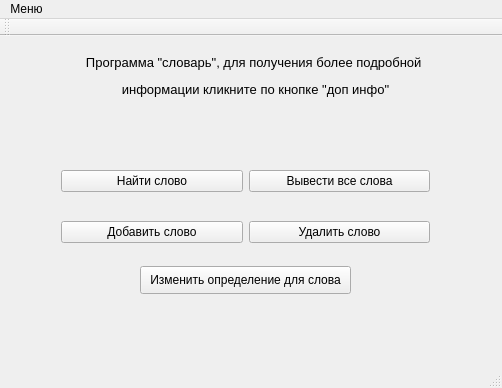
<?xml version="1.0" encoding="UTF-8"?>
<ui version="4.0">
 <class>MainWindow</class>
 <widget class="QMainWindow" name="MainWindow">
  <property name="geometry">
   <rect>
    <x>0</x>
    <y>0</y>
    <width>502</width>
    <height>388</height>
   </rect>
  </property>
  <property name="windowTitle">
   <string>MainWindow</string>
  </property>
  <widget class="QWidget" name="centralWidget">
   <widget class="QWidget" name="gridLayoutWidget">
    <property name="geometry">
     <rect>
      <x>50</x>
      <y>100</y>
      <width>391</width>
      <height>141</height>
     </rect>
    </property>
    <layout class="QGridLayout" name="gridLayout">
     <item row="1" column="1">
      <widget class="QPushButton" name="pushButton_3">
       <property name="text">
        <string>Удалить слово</string>
       </property>
      </widget>
     </item>
     <item row="0" column="0">
      <widget class="QPushButton" name="pushButton_4">
       <property name="text">
        <string>Найти слово</string>
       </property>
      </widget>
     </item>
     <item row="0" column="1">
      <widget class="QPushButton" name="pushButton_2">
       <property name="text">
        <string>Вывести все слова</string>
       </property>
      </widget>
     </item>
     <item row="1" column="0">
      <widget class="QPushButton" name="pushButton">
       <property name="text">
        <string>Добавить слово</string>
       </property>
      </widget>
     </item>
    </layout>
   </widget>
   <widget class="QLabel" name="label">
    <property name="geometry">
     <rect>
      <x>20</x>
      <y>0</y>
      <width>471</width>
      <height>81</height>
     </rect>
    </property>
    <property name="text">
     <string>&lt;html&gt;&lt;head/&gt;&lt;body&gt;&lt;p align=&quot;center&quot;&gt;&lt;span style=&quot; font-size:10pt;&quot;&gt;Программа &amp;quot;словарь&amp;quot;, для получения более подробной &lt;/span&gt;&lt;/p&gt;&lt;p align=&quot;center&quot;&gt;&lt;span style=&quot; font-size:10pt;&quot;&gt;информации кликните по кнопке &amp;quot;доп инфо&amp;quot;&lt;/span&gt;&lt;/p&gt;&lt;/body&gt;&lt;/html&gt;</string>
    </property>
   </widget>
   <widget class="QPushButton" name="pushButton_5">
    <property name="geometry">
     <rect>
      <x>140</x>
      <y>230</y>
      <width>211</width>
      <height>28</height>
     </rect>
    </property>
    <property name="text">
     <string>Изменить определение для слова</string>
    </property>
   </widget>
  </widget>
  <widget class="QMenuBar" name="menuBar">
   <property name="geometry">
    <rect>
     <x>0</x>
     <y>0</y>
     <width>502</width>
     <height>26</height>
    </rect>
   </property>
   <widget class="QMenu" name="menu">
    <property name="title">
     <string>Меню</string>
    </property>
    <addaction name="action"/>
    <addaction name="action_2"/>
    <addaction name="action_4"/>
    <addaction name="action_5"/>
    <addaction name="action_3"/>
   </widget>
   <addaction name="menu"/>
  </widget>
  <widget class="QToolBar" name="mainToolBar">
   <attribute name="toolBarArea">
    <enum>TopToolBarArea</enum>
   </attribute>
   <attribute name="toolBarBreak">
    <bool>false</bool>
   </attribute>
  </widget>
  <widget class="QStatusBar" name="statusBar"/>
  <action name="action">
   <property name="icon">
    <iconset resource="resouce.qrc">
     <normaloff>:/image/img/kisspng-ad-mirabiles-ag-download-manager-computer-icons-co-downloaded-5ae035bfde0db8.5263753315246432639095.jpg</normaloff>:/image/img/kisspng-ad-mirabiles-ag-download-manager-computer-icons-co-downloaded-5ae035bfde0db8.5263753315246432639095.jpg</iconset>
   </property>
   <property name="text">
    <string>загрузить из файла</string>
   </property>
  </action>
  <action name="action_2">
   <property name="icon">
    <iconset resource="resouce.qrc">
     <normaloff>:/image/img/kisspng-ad-mirabiles-ag-download-manager-computer-icons-co-downloaded-5ae035bfde0db8.5263753315246432639095.jpg</normaloff>:/image/img/kisspng-ad-mirabiles-ag-download-manager-computer-icons-co-downloaded-5ae035bfde0db8.5263753315246432639095.jpg</iconset>
   </property>
   <property name="text">
    <string>загрузить в файл</string>
   </property>
  </action>
  <action name="action_3">
   <property name="icon">
    <iconset resource="resouce.qrc">
     <normaloff>:/image/img/1373956479_agatasoft-shutdown.jpg</normaloff>:/image/img/1373956479_agatasoft-shutdown.jpg</iconset>
   </property>
   <property name="text">
    <string>выйти из программы</string>
   </property>
  </action>
  <action name="action_4">
   <property name="icon">
    <iconset resource="resouce.qrc">
     <normaloff>:/image/img/no-translate-detected_318-31647.jpg</normaloff>:/image/img/no-translate-detected_318-31647.jpg</iconset>
   </property>
   <property name="text">
    <string>дополнительная информация</string>
   </property>
  </action>
  <action name="action_5">
   <property name="icon">
    <iconset resource="resouce.qrc">
     <normaloff>:/image/img/no-translate-detected_318-10630.jpg</normaloff>:/image/img/no-translate-detected_318-10630.jpg</iconset>
   </property>
   <property name="text">
    <string>очистить словарь</string>
   </property>
  </action>
 </widget>
 <layoutdefault spacing="6" margin="11"/>
 <resources>
  <include location="resouce.qrc"/>
 </resources>
 <connections/>
</ui>
